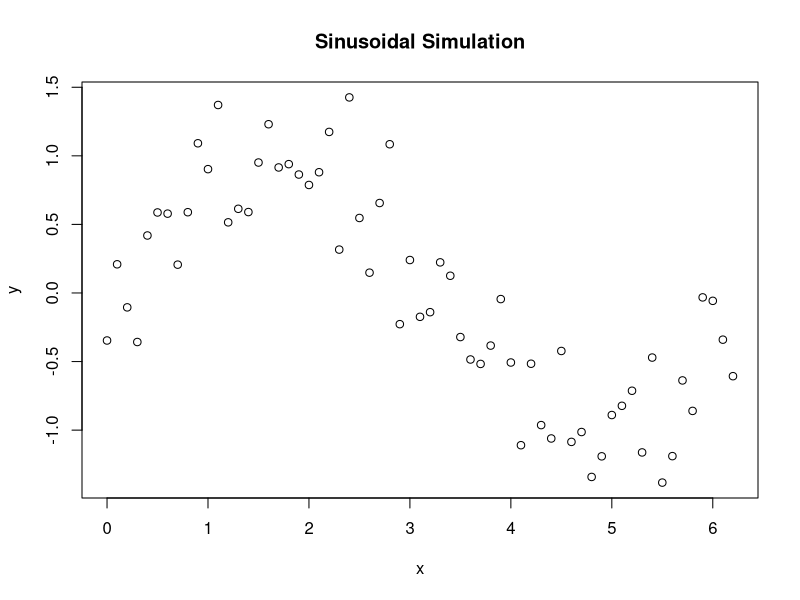

The R script that drew this image:
## ---- chunk 1
x = seq(0, 2*pi, by = 0.1)
y = sin(x) + rnorm(length(x), 0, 0.3)
plot(x,y) +
  title("Sinusoidal Simulation")
